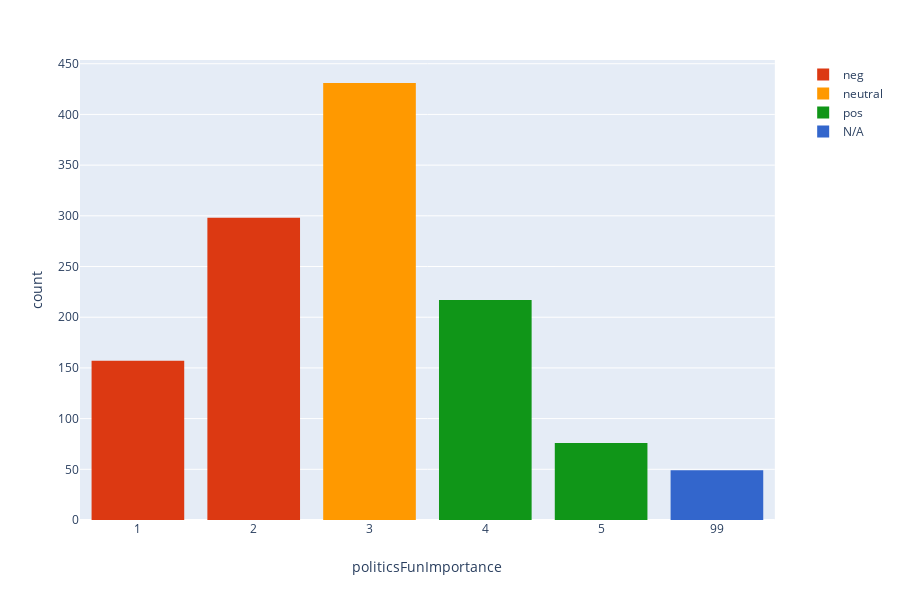

Source (notebook cell):
### Code cell
#Respondents were asked to indicate how much they agree/disagree with
#statements about getting involved with politics in this case:
#
#"Politics only appeals to me if it is going to be fun"
#
#This data skews left (negative)

ShowHistogram (data,'politicsFunImportance')

### Figure 1 — Plotly figure (JSON) as saved in the notebook; plotly's stock layout.template omitted (floating-point values rounded to 4 significant figures; data arrays with more than 128 entries replaced by an {"elided": "..."} marker saying what was removed)
{"data": [{"alignmentgroup": "True", "bingroup": "x", "histnorm": "density", "hoverlabel": {"namelength": 0}, "hovertemplate": "politicsFunImportance_Groups=neg<br>politicsFunImportance=%{x}<br>count=%{y}", "legendgroup": "politicsFunImportance_Groups=neg", "marker": {"color": "#DC3912"}, "name": "neg", "offsetgroup": "politicsFunImportance_Groups=neg", "orientation": "v", "showlegend": true, "type": "histogram", "x": {"elided": "455 int values"}, "xaxis": "x", "yaxis": "y"}, {"alignmentgroup": "True", "bingroup": "x", "histnorm": "density", "hoverlabel": {"namelength": 0}, "hovertemplate": "politicsFunImportance_Groups=neutral<br>politicsFunImportance=%{x}<br>count=%{y}", "legendgroup": "politicsFunImportance_Groups=neutral", "marker": {"color": "#FF9900"}, "name": "neutral", "offsetgroup": "politicsFunImportance_Groups=neutral", "orientation": "v", "showlegend": true, "type": "histogram", "x": {"elided": "431 int values"}, "xaxis": "x", "yaxis": "y"}, {"alignmentgroup": "True", "bingroup": "x", "histnorm": "density", "hoverlabel": {"namelength": 0}, "hovertemplate": "politicsFunImportance_Groups=pos<br>politicsFunImportance=%{x}<br>count=%{y}", "legendgroup": "politicsFunImportance_Groups=pos", "marker": {"color": "#109618"}, "name": "pos", "offsetgroup": "politicsFunImportance_Groups=pos", "orientation": "v", "showlegend": true, "type": "histogram", "x": {"elided": "293 int values"}, "xaxis": "x", "yaxis": "y"}, {"alignmentgroup": "True", "bingroup": "x", "histnorm": "density", "hoverlabel": {"namelength": 0}, "hovertemplate": "politicsFunImportance_Groups=N/A<br>politicsFunImportance=%{x}<br>count=%{y}", "legendgroup": "politicsFunImportance_Groups=N/A", "marker": {"color": "#3366CC"}, "name": "N/A", "offsetgroup": "politicsFunImportance_Groups=N/A", "orientation": "v", "showlegend": true, "type": "histogram", "x": [99, 99, 99, 99, 99, 99, 99, 99, 99, 99, 99, 99, 99, 99, 99, 99, 99, 99, 99, 99, 99, 99, 99, 99, 99, 99, 99, 99, 99, 99, 99, 99, 99, 99, 99, 99, 99, 99, 99, 99, 99, 99, 99, 99, 99, 99, 99, 99, 99], "xaxis": "x", "yaxis": "y"}], "layout": {"barmode": "relative", "height": 600, "legend": {"tracegroupgap": 0}, "margin": {"t": 60}, "xaxis": {"anchor": "y", "categoryorder": "category ascending", "domain": [0, 0.98], "title": {"text": "politicsFunImportance"}, "type": "category"}, "yaxis": {"anchor": "x", "domain": [0, 1], "title": {"text": "count"}}}}
